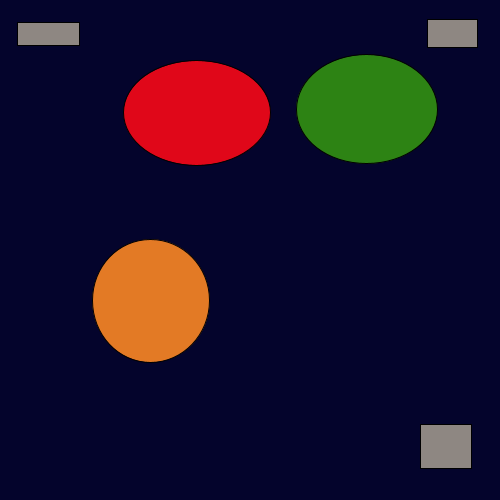
Frame 1 (no input)
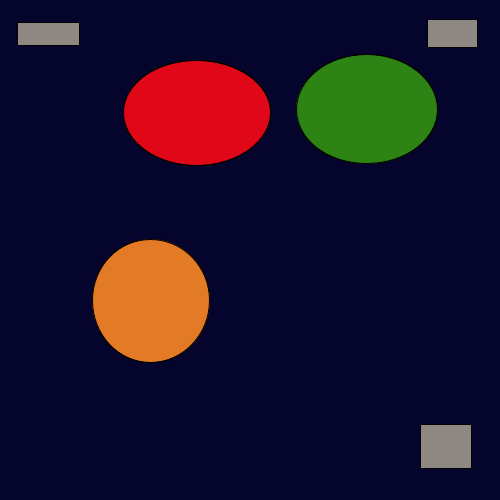
Frame 60 (the mouse pressed at the canvas centre just before this capture)
Frame 120 (the mouse held since frame 60 and released just before this capture): identical to frame 60, image omitted

The Processing sketch that drew these frames (run headless with seeded random() and noise(); from frame 60 on, the mouse is pressed at the canvas centre):

// Processing sketch: processing_73090
// ── processing_73090.pde

/*****************************************
 * Assignment 3
 * Name: Stephanie Bredbenner
 * E-mail: sbredbenne@brynmawr.edu
 * Course:  CS 110 - Section 01
 * Submitted: 10/3/2012
 *My sketch for assignment 3, for which I coded a space scene 
 *with randomly generated planets and satellites. 
 *
 ***********************************************/
//planet variables declared
float p1CenterX = random (100, 250);
float p1CenterY = random (100, 150);
float p1Width = random (90,150);
float p1Height = random (90, 150); 
float p2Width = random (90,150);
float p2Height = random (90, 150); 
float p3Width = random (90,150);
float p3Height = random (90, 150); 
float p2CenterX = random (350, 400);
float p2CenterY = random (100, 200);
float p3CenterX = random (100, 350);
float p3CenterY = random (300, 350);
//satellite variables declared
float s1CornerX = random (0, 50);
float s1CornerY = random (0,50);
float s1Width = random (50, 70);
float s1Height = random (20, 50);
float s2CornerX = random (375, 430);
float s2CornerY = random (0, 50); 
float s2Width = random (50, 70);
float s2Height = random (20, 50);
float s3CornerX =  random (400, 450);
float s3CornerY = random (400, 450);
float s3Width = random (50, 70);
float s3Height = random (20, 50);

void setup () {
  //setup
  size (500, 500);
  smooth ();
  rectMode (CORNER);
  ellipseMode (CENTER);
  background (4, 4, 44);
}

void draw () {
 //use array for stars?
 //draw planets using functions
 drawPlanet1 (p1CenterX, p1CenterY, p1Width, p1Height);
 drawPlanet2 (p2CenterX, p2CenterY, p2Width, p2Height);
 drawPlanet3 (p3CenterX, p3CenterY, p3Width, p3Height);
 //draw satellites using functions
 drawSatellite1 (s1CornerX, s1CornerY, s1Width, s1Height);
 drawSatellite2 (s2CornerX, s2CornerY, s2Width, s2Height);
 drawSatellite3 (s3CornerX, s3CornerY, s3Width, s3Height);
  }
  
  /****************************************************************************
 **Funtion: drawPlanet1
 **Inputs: p1CenterX, p1CenterY, p1Width, p1Height.
 **Outputs: a drawing of a randomly generated planet that will appear
 **in the upper left hand portion of the screen.
 *****************************************************************************/
 void drawPlanet1 (float p1CenterX, float p1CenterY, float p1Width, float p1Height){
   float speed = 1;
   fill (224, 7, 25);
   ellipse (p1CenterX, p1CenterY, p1Width, p1Height);
   if (mouseX >= 250) {
     p1CenterX = p1CenterX + speed;
   }
   if ((mouseX >= p1CenterX + p1Width) && (mouseX <= p1CenterX - p1Width) && (mouseY >= p1CenterY + p1Height) && (mouseY <= p1CenterY - p1Height)) {
     fill (63, 165, 214);
   }
 }
   /****************************************************************************
 **Funtion: drawPlanet2
 **Inputs: p2CenterX, p2CenterY, p2Width, p2Height.
 **Outputs: a drawing of a randomly generated planet that will appear
 **in the upper right hand portion of the screen.
 *****************************************************************************/
  void drawPlanet2 (float p2CenterX, float p2CenterY, float p2Width, float p2Height){
   fill (45, 131, 20);
   ellipse (p2CenterX, p2CenterY, p2Width, p2Height);
 }
  /****************************************************************************
 **Funtion: drawPlanet3
 **Inputs: p3CenterX, p3CenterY, p3Width, p3Height.
 **Outputs: a drawing of a randomly generated planet that will appear
 **in the bottom portion of the screen. 
 *****************************************************************************/
  void drawPlanet3 (float p3CenterX, float p3CenterY, float p3Width, float p3Height){
   fill (227, 122, 37);
   ellipse (p3CenterX, p3CenterY, p3Width, p3Height);
  }
   
/****************************************************************************
 **Funtion: drawSatellite1
 **Inputs: s1CornerX, s1CornerY, s1Width, s1Height
 **Outputs: a drawing of a randomly generated satellite.
 *****************************************************************************/
 void drawSatellite1 (float s1CornerX, float s1CornerY, float s1Width, float s1Height){
   float speed = 1;
   fill (142, 135, 130);
   rect (s1CornerX, s1CornerY, s1Width, s1Height);
 }
 
 /****************************************************************************
 **Funtion: drawSatellite2
 **Inputs: s2CornerX, s2CornerY, s2Width, s2Height
 **Outputs: a drawing of a randomly generated satellite.
 *****************************************************************************/
 void drawSatellite2 (float s2CornerX, float s2CornerY, float s2Width, float s2Height){
   fill (142, 135, 130);
   rect (s2CornerX, s2CornerY, s2Width, s2Height);
 }
  /****************************************************************************
 **Funtion: drawSatellite3
 **Inputs: s3CornerX, s3CornerY, s3Width, s3Height
 **Outputs: a drawing of a randomly generated satellite.
 *****************************************************************************/
 void drawSatellite3 (float s3CornerX, float s3CornerY, float s3Width, float s3Height){
   fill (142, 135, 130);
   rect (s3CornerX, s3CornerY, s3Width, s3Height);
   
 }
